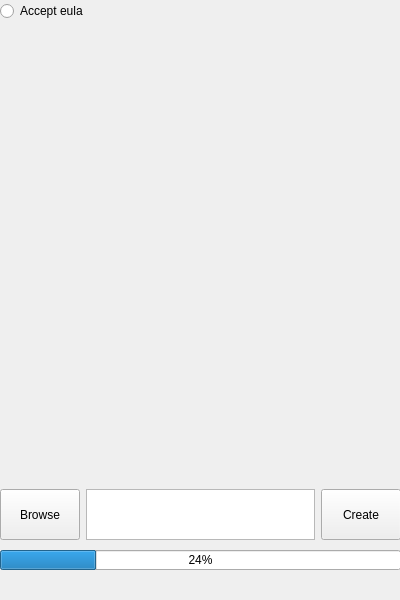
<?xml version="1.0" encoding="UTF-8"?>
<ui version="4.0">
 <class>MainWindow</class>
 <widget class="QMainWindow" name="MainWindow">
  <property name="geometry">
   <rect>
    <x>0</x>
    <y>0</y>
    <width>400</width>
    <height>600</height>
   </rect>
  </property>
  <property name="minimumSize">
   <size>
    <width>400</width>
    <height>600</height>
   </size>
  </property>
  <property name="maximumSize">
   <size>
    <width>400</width>
    <height>600</height>
   </size>
  </property>
  <property name="windowTitle">
   <string>Minecraft Server Maker</string>
  </property>
  <widget class="QWidget" name="centralwidget">
   <widget class="QRadioButton" name="eulaBtn">
    <property name="geometry">
     <rect>
      <x>0</x>
      <y>0</y>
      <width>105</width>
      <height>22</height>
     </rect>
    </property>
    <property name="text">
     <string>Accept eula</string>
    </property>
   </widget>
   <widget class="QProgressBar" name="progressBar">
    <property name="geometry">
     <rect>
      <x>0</x>
      <y>550</y>
      <width>401</width>
      <height>20</height>
     </rect>
    </property>
    <property name="value">
     <number>24</number>
    </property>
   </widget>
   <widget class="QWidget" name="horizontalLayoutWidget">
    <property name="geometry">
     <rect>
      <x>0</x>
      <y>489</y>
      <width>401</width>
      <height>51</height>
     </rect>
    </property>
    <layout class="QHBoxLayout" name="horizontalLayout">
     <property name="sizeConstraint">
      <enum>QLayout::SetMaximumSize</enum>
     </property>
     <item>
      <widget class="QPushButton" name="browseBtn">
       <property name="sizePolicy">
        <sizepolicy hsizetype="Minimum" vsizetype="Expanding">
         <horstretch>0</horstretch>
         <verstretch>50</verstretch>
        </sizepolicy>
       </property>
       <property name="text">
        <string>Browse</string>
       </property>
      </widget>
     </item>
     <item>
      <widget class="QTextEdit" name="browseTxt">
       <property name="sizePolicy">
        <sizepolicy hsizetype="Expanding" vsizetype="Maximum">
         <horstretch>25</horstretch>
         <verstretch>0</verstretch>
        </sizepolicy>
       </property>
       <property name="minimumSize">
        <size>
         <width>0</width>
         <height>25</height>
        </size>
       </property>
       <property name="baseSize">
        <size>
         <width>0</width>
         <height>25</height>
        </size>
       </property>
      </widget>
     </item>
     <item>
      <widget class="QPushButton" name="createBtn">
       <property name="sizePolicy">
        <sizepolicy hsizetype="Maximum" vsizetype="Expanding">
         <horstretch>0</horstretch>
         <verstretch>50</verstretch>
        </sizepolicy>
       </property>
       <property name="text">
        <string>Create</string>
       </property>
      </widget>
     </item>
    </layout>
   </widget>
  </widget>
  <widget class="QMenuBar" name="menubar">
   <property name="geometry">
    <rect>
     <x>0</x>
     <y>0</y>
     <width>400</width>
     <height>30</height>
    </rect>
   </property>
  </widget>
 </widget>
 <resources/>
 <connections/>
</ui>
